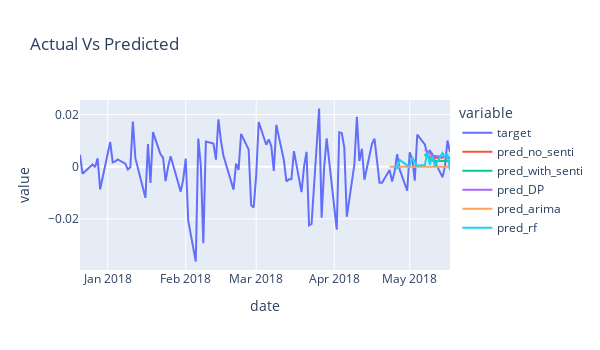

Source (notebook cell):
### Code cell
run_and_plot('RUT_r',params['sequence_length'])
